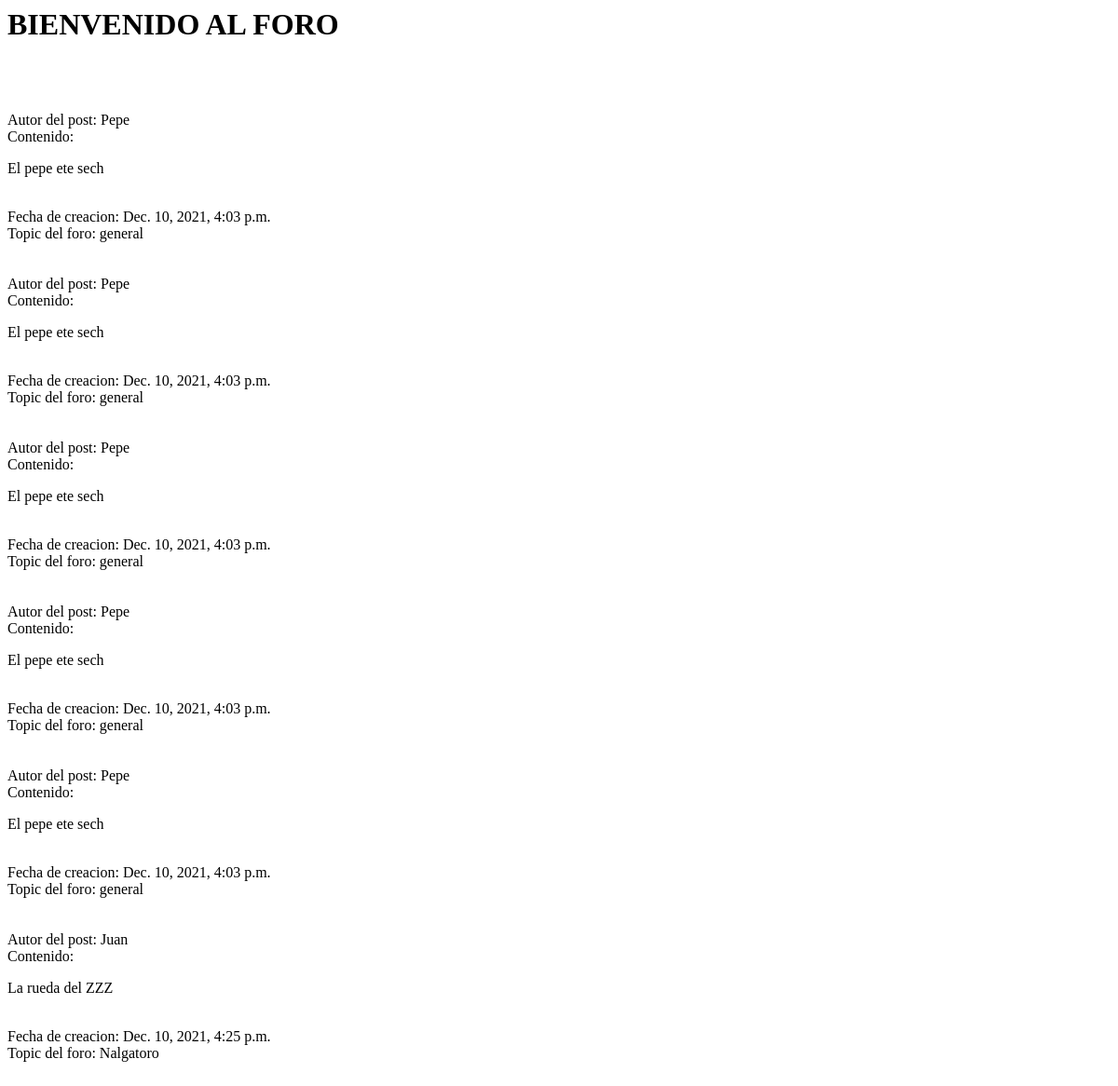
The page /foro/home/ on the database as committed earlier.
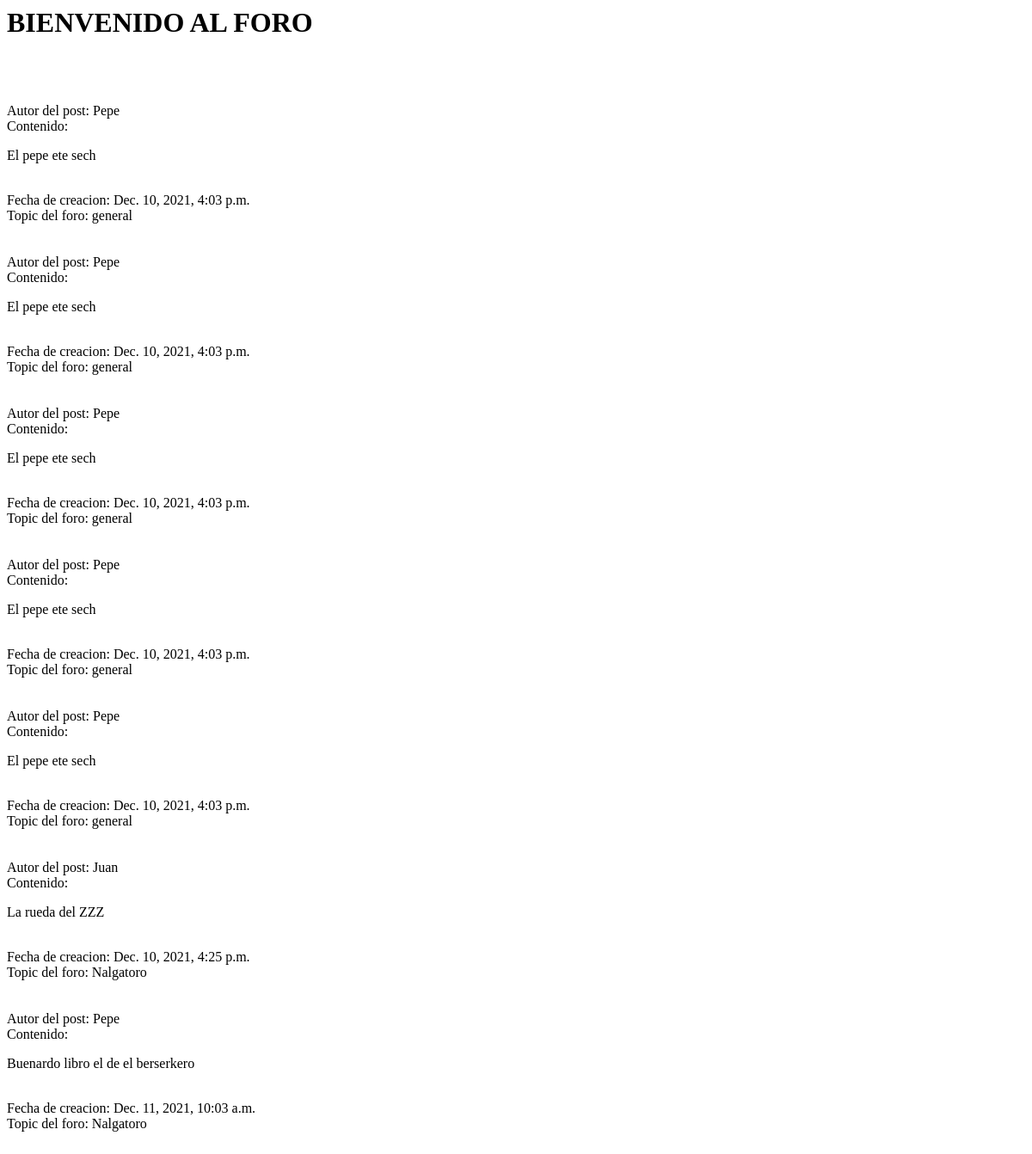
The same page on the database as committed later.
### foro/models.py (models this page shows)
class Post(models.Model):
    post_id = models.AutoField(primary_key=True)
    author  = models.ForeignKey(User, on_delete=models.CASCADE)
    content = models.CharField(max_length=1440) #280 * 4 (tamaño Twitter * 5)
    topic = models.CharField(max_length =30, default = 'general' )
    post_date = models.DateTimeField(default=timezone.now)
    def __lt__(self, Post ):#Overload del operador < para hacer el sort mediante list.sort()==> O( n* log n )
        return self.post_date < Post.post_date

### foro/views.py (the view)
# urls.py: path('home/',views.foro),
def foro(request):
    if request.method == 'GET':
        posts = Post.objects.all()#Catch de todas las querys de la DB
        parser_list = []
        final_list = []
        topics = []
        for i in posts:
            if i.topic not in topics:
                topics.append(i.topic)
        for i in topics:
            final_list.append(sorted(Post.objects.filter(topic=i),reverse=True))
        return render(request,'foro.html',{'db':posts})#le pasamos la base de datos en el context para que la muestre
    else:
        return HttpResponse(status=403)

### foro/templates/foro.html (shortened to what this page needs)
<html>
	{%load static%}
	<body>
		<h1>BIENVENIDO AL FORO</h1>
		<br><br>
		{% for i in db %} {% comment "db tiene que pasarse con el context " %}{% endcomment %}
		<br>Autor del post: {{ i.author }}
		<br> Contenido:
		<p>{{i.content}}</p>
		<br>
		Fecha de creacion: {{i.post_date}}
		<br>
		Topic del foro: {{i.topic}}
		<br><br>
		{% endfor %}
	</body>
</html>

Rows that differ between the two databases and show on the page:
added Post: author "Pepe", content "Buenardo libro el de el berserkero", post_date "Dec. 11, 2021, 10:03 a.m.", topic "Nalgatoro"
